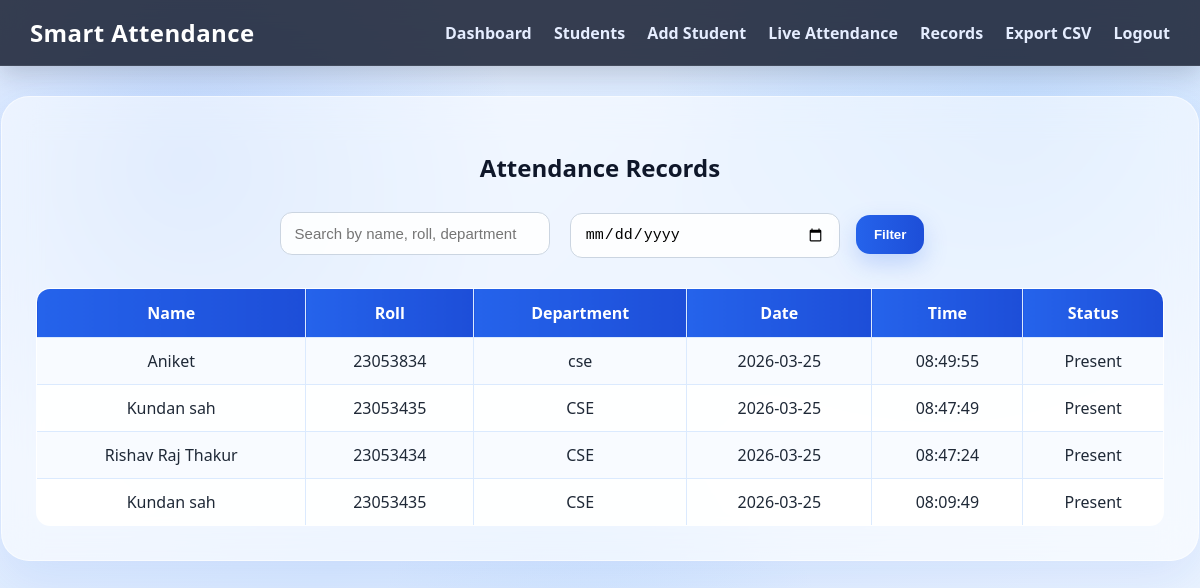
/attendance (signed in), run on the app's committed database.
### tables this page shows
CREATE TABLE attendance (
            id INTEGER PRIMARY KEY AUTOINCREMENT,
            student_id INTEGER,
            name TEXT,
            roll TEXT,
            date TEXT,
            time TEXT,
            status TEXT, department TEXT NOT NULL DEFAULT '',
            FOREIGN KEY(student_id) REFERENCES students(id)
        );

### app.py (the view)
@app.route("/attendance", methods=["GET"])
@login_required
def attendance():
    query = request.args.get("q", "").strip()
    date_filter = request.args.get("date", "").strip()
    conn = get_connection()
    sql = "SELECT * FROM attendance WHERE 1=1"
    params = []
    if query:
        sql += " AND (name LIKE ? OR roll LIKE ? OR department LIKE ?)"
        params.extend([f"%{query}%", f"%{query}%", f"%{query}%"])
    if date_filter:
        sql += " AND date = ?"
        params.append(date_filter)
    sql += " ORDER BY id DESC"
    records = conn.execute(sql, params).fetchall()
    conn.close()
    return render_template("attendance.html", records=records, query=query, date_filter=date_filter)

### app.py (called while the page is built)
def login_required(func):
    @wraps(func)
    def wrapper(*args, **kwargs):
        if "admin_logged_in" not in session:
            flash("Please login first.", "danger")
            return redirect(url_for("login"))
        return func(*args, **kwargs)
    return wrapper

### database.py (called while the page is built)
def get_connection():
    conn = sqlite3.connect(DB_NAME, check_same_thread=False)
    conn.row_factory = sqlite3.Row
    return conn

### templates/attendance.html
{% extends "layout.html" %}
{% block content %}
<h2>Attendance Records</h2>
<form method="GET" action="{{ url_for('attendance') }}" class="filter-box">
    <input type="text" name="q" value="{{ query }}" placeholder="Search by name, roll, department">
    <input type="date" name="date" value="{{ date_filter }}">
    <button type="submit">Filter</button>
</form>
<table>
    <tr>
        <th>Name</th>
        <th>Roll</th>
        <th>Department</th>
        <th>Date</th>
        <th>Time</th>
        <th>Status</th>
    </tr>
    {% for r in records %}
    <tr>
        <td>{{ r.name }}</td>
        <td>{{ r.roll }}</td>
        <td>{{ r.department }}</td>
        <td>{{ r.date }}</td>
        <td>{{ r.time }}</td>
        <td><span class="badge present">Present</span></td>
    </tr>
    {% endfor %}
</table>
{% endblock %}

### static/style.css (style rules this page uses)
body { margin: 0; font-family: "Segoe UI", Arial, sans-serif; background: radial-gradient(circle at 15% 20%, rgba(59, 130, 246, 0.22), transparent 28%), radial-gradient(circle at 85% 15%, rgba(96, 165, 250, 0.20), transparent 30%), radial-gradient(circle at 50% 85%, rgba(147, 197, 253, 0.18), transparent 26%), linear-gradient(135deg, #edf4ff 0%, #dbeafe 45%, #eff6ff 100%); color: #1f2937; min-height: 100vh; }
h1, h2 { text-align: center; color: #0f172a; margin-bottom: 20px; }
.form-box, .search-box, .filter-box { text-align: center; margin-bottom: 22px; }
.form-box input, .search-box input, .filter-box input { width: 240px; max-width: 90%; padding: 12px 14px; margin: 8px; border: 1px solid #cbd5e1; border-radius: 12px; font-size: 15px; outline: none; background: rgba(255, 255, 255, 0.88); transition: 0.2s ease; }
button, .btn-small { background: linear-gradient(90deg, #2563eb, #1d4ed8); color: white; border: none; padding: 12px 18px; border-radius: 14px; cursor: pointer; text-decoration: none; display: inline-block; font-weight: 600; margin: 4px; transition: 0.25s ease; box-shadow: 0 10px 24px rgba(37, 99, 235, 0.22); }
table { width: 100%; border-collapse: collapse; margin-top: 14px; background: rgba(255, 255, 255, 0.94); border-radius: 14px; overflow: hidden; }
table, th, td { border: 1px solid #dbeafe; }
th { background: linear-gradient(90deg, #2563eb, #1d4ed8); color: white; padding: 13px; }
td { padding: 12px; text-align: center; }
tr:nth-child(even) { background: #f8fbff; }

### data on the page
attendance: name "Aniket", roll "23053834", department "cse", date "2026-03-25", time "08:49:55"
attendance: name "Kundan sah", roll "23053435", department "CSE", date "2026-03-25", time "08:47:49"
attendance: name "Rishav Raj Thakur", roll "23053434", department "CSE", date "2026-03-25", time "08:47:24"
attendance: name "Kundan sah", roll "23053435", department "CSE", date "2026-03-25", time "08:09:49"
